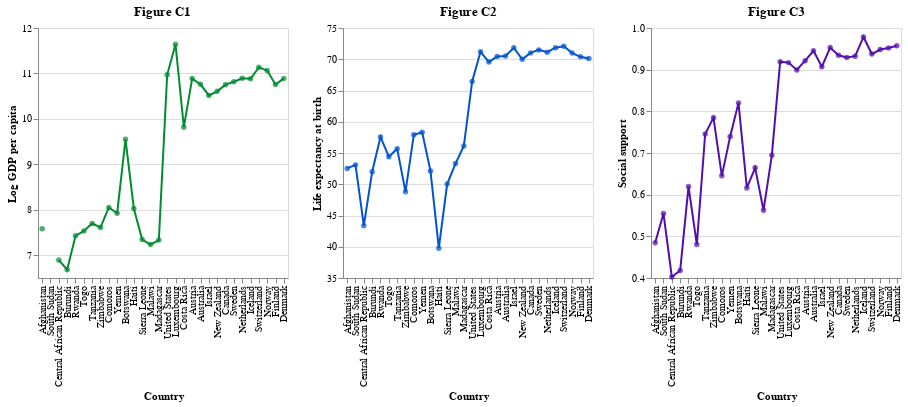

This figure's notebook cell:
### Markdown cell above
By grouping the columns of interest by country, it becomes apparent that there is a clustering of countries with happy and unhappy populations. 12 of the lowest ranking countries by happiness are located in Africa while 10 of the highest ranking countries are located in Europe. We can take a closer look at these countrys' log GDP per capita, life expectancy, and social support levels to further investigate these variables.

### Code cell
# construct first line plot, gdp per capita by country
fig_c1 = alt.Chart(lh_15.reset_index(), title = 'Figure C1').mark_line(color = '#018c30').encode(
    x = alt.X('Country', sort = alt.EncodingSortField(field = 'Happiness rating', 
                                           order = 'ascending')),
    y = alt.Y('Log GDP per capita', scale = alt.Scale(zero=False))
).properties(
    width = 250,
    height = 250
)

points_1 = alt.Chart(lh_15.reset_index(), title = 'Figure C1').mark_circle(color = '#018c30').encode(
    x = alt.X('Country', sort = alt.EncodingSortField(field = 'Happiness rating', 
                                           order = 'ascending')),
    y = alt.Y('Log GDP per capita', scale = alt.Scale(zero=False))
).properties(
    width = 250,
    height = 250
)

# construct second line plot, life expenctancy by country
fig_c2 = alt.Chart(lh_15.reset_index(), title = 'Figure C2').mark_line(color = '#0054d1').encode(
    x = alt.X('Country', sort = alt.EncodingSortField(field = 'Happiness rating', 
                                           order = 'ascending')),
    y = alt.Y('Life expectancy at birth', scale = alt.Scale(zero=False))
).properties(
    width = 250,
    height = 250
)

points_2 = alt.Chart(lh_15.reset_index(), title = 'Figure C2').mark_circle(color = '#0054d1').encode(
    x = alt.X('Country', sort = alt.EncodingSortField(field = 'Happiness rating', 
                                           order = 'ascending')),
    y = alt.Y('Life expectancy at birth', scale = alt.Scale(zero=False))
).properties(
    width = 250,
    height = 250
)

# construct third line plot, social support by country
fig_c3 = alt.Chart(lh_15.reset_index(), title = 'Figure C3').mark_line(color = '#530ead').encode(
    x = alt.X('Country', sort = alt.EncodingSortField(field = 'Happiness rating', 
                                           order = 'ascending')),
    y = alt.Y('Social support', scale = alt.Scale(zero=False))
).properties(
    width = 250,
    height = 250
)

points_3 = alt.Chart(lh_15.reset_index(), title = 'Figure C2').mark_circle(color = '#530ead').encode(
    x = alt.X('Country', sort = alt.EncodingSortField(field = 'Happiness rating', 
                                           order = 'ascending')),
    y = alt.Y('Social support', scale = alt.Scale(zero=False))
).properties(
    width = 250,
    height = 250
)

# display
(fig_c1 + points_1) | (fig_c2 + points_2) | (fig_c3 + points_3)

### Figure 1 — Vega-Lite specification as saved in the notebook (floating-point values rounded to 4 significant figures)
{"$schema": "https://vega.github.io/schema/vega-lite/v4.17.0.json", "config": {"view": {"continuousHeight": 300, "continuousWidth": 400}}, "datasets": {"data-7fe16c236ee78ba7e6de803610a70f1b": [{"Country": "Afghanistan", "Happiness rating": 3.347, "Life expectancy at birth": 52.53, "Log GDP per capita": 7.586, "Social support": 0.4845}, {"Country": "South Sudan", "Happiness rating": 3.402, "Life expectancy at birth": 53.1, "Log GDP per capita": null, "Social support": 0.5548}, {"Country": "Central African Republic", "Happiness rating": 3.515, "Life expectancy at birth": 43.37, "Log GDP per capita": 6.895, "Social support": 0.4024}, {"Country": "Burundi", "Happiness rating": 3.548, "Life expectancy at birth": 52.01, "Log GDP per capita": 6.682, "Social support": 0.4178}, {"Country": "Rwanda", "Happiness rating": 3.654, "Life expectancy at birth": 57.57, "Log GDP per capita": 7.428, "Social support": 0.6194}, {"Country": "Togo", "Happiness rating": 3.661, "Life expectancy at birth": 54.41, "Log GDP per capita": 7.533, "Social support": 0.4805}, {"Country": "Tanzania", "Happiness rating": 3.692, "Life expectancy at birth": 55.69, "Log GDP per capita": 7.699, "Social support": 0.7456}, {"Country": "Zimbabwe", "Happiness rating": 3.805, "Life expectancy at birth": 48.81, "Log GDP per capita": 7.612, "Social support": 0.7848}, {"Country": "Comoros", "Happiness rating": 3.887, "Life expectancy at birth": 57.93, "Log GDP per capita": 8.052, "Social support": 0.6451}, {"Country": "Yemen", "Happiness rating": 3.912, "Life expectancy at birth": 58.31, "Log GDP per capita": 7.925, "Social support": 0.7398}, {"Country": "Botswana", "Happiness rating": 3.953, "Life expectancy at birth": 52.11, "Log GDP per capita": 9.55, "Social support": 0.8203}, {"Country": "Haiti", "Happiness rating": 3.954, "Life expectancy at birth": 39.77, "Log GDP per capita": 8.03, "Social support": 0.6162}, {"Country": "Sierra Leone", "Happiness rating": 3.973, "Life expectancy at birth": 50.04, "Log GDP per capita": 7.346, "Social support": 0.6644}, {"Country": "Malawi", "Happiness rating": 3.975, "Life expectancy at birth": 53.3, "Log GDP per capita": 7.236, "Social support": 0.5625}, {"Country": "Madagascar", "Happiness rating": 3.984, "Life expectancy at birth": 56.13, "Log GDP per capita": 7.334, "Social support": 0.6945}, {"Country": "United States", "Happiness rating": 7.059, "Life expectancy at birth": 66.45, "Log GDP per capita": 10.97, "Social support": 0.9193}, {"Country": "Luxembourg", "Happiness rating": 7.062, "Life expectancy at birth": 71.19, "Log GDP per capita": 11.64, "Social support": 0.9169}, {"Country": "Costa Rica", "Happiness rating": 7.078, "Life expectancy at birth": 69.58, "Log GDP per capita": 9.819, "Social support": 0.8995}, {"Country": "Austria", "Happiness rating": 7.215, "Life expectancy at birth": 70.43, "Log GDP per capita": 10.89, "Social support": 0.9215}, {"Country": "Australia", "Happiness rating": 7.256, "Life expectancy at birth": 70.53, "Log GDP per capita": 10.76, "Social support": 0.9453}, {"Country": "Israel", "Happiness rating": 7.266, "Life expectancy at birth": 71.84, "Log GDP per capita": 10.52, "Social support": 0.9072}, {"Country": "New Zealand", "Happiness rating": 7.279, "Life expectancy at birth": 69.98, "Log GDP per capita": 10.61, "Social support": 0.9529}, {"Country": "Canada", "Happiness rating": 7.324, "Life expectancy at birth": 71.02, "Log GDP per capita": 10.75, "Social support": 0.9346}, {"Country": "Sweden", "Happiness rating": 7.377, "Life expectancy at birth": 71.5, "Log GDP per capita": 10.82, "Social support": 0.9294}, {"Country": "Netherlands", "Happiness rating": 7.452, "Life expectancy at birth": 71.13, "Log GDP per capita": 10.89, "Social support": 0.9323}, {"Country": "Iceland", "Happiness rating": 7.459, "Life expectancy at birth": 71.84, "Log GDP per capita": 10.88, "Social support": 0.9785}, {"Country": "Switzerland", "Happiness rating": 7.475, "Life expectancy at birth": 72.07, "Log GDP per capita": 11.13, "Social support": 0.9376}, {"Country": "Norway", "Happiness rating": 7.482, "Life expectancy at birth": 70.98, "Log GDP per capita": 11.06, "Social support": 0.9483}, {"Country": "Finland", "Happiness rating": 7.619, "Life expectancy at birth": 70.39, "Log GDP per capita": 10.76, "Social support": 0.9521}, {"Country": "Denmark", "Happiness rating": 7.674, "Life expectancy at birth": 70.11, "Log GDP per capita": 10.89, "Social support": 0.9572}]}, "hconcat": [{"layer": [{"data": {"name": "data-7fe16c236ee78ba7e6de803610a70f1b"}, "encoding": {"x": {"field": "Country", "sort": {"field": "Happiness rating", "order": "ascending"}, "type": "nominal"}, "y": {"field": "Log GDP per capita", "scale": {"zero": false}, "type": "quantitative"}}, "height": 250, "mark": {"color": "#018c30", "type": "line"}, "title": "Figure C1", "width": 250}, {"data": {"name": "data-7fe16c236ee78ba7e6de803610a70f1b"}, "encoding": {"x": {"field": "Country", "sort": {"field": "Happiness rating", "order": "ascending"}, "type": "nominal"}, "y": {"field": "Log GDP per capita", "scale": {"zero": false}, "type": "quantitative"}}, "height": 250, "mark": {"color": "#018c30", "type": "circle"}, "title": "Figure C1", "width": 250}]}, {"layer": [{"data": {"name": "data-7fe16c236ee78ba7e6de803610a70f1b"}, "encoding": {"x": {"field": "Country", "sort": {"field": "Happiness rating", "order": "ascending"}, "type": "nominal"}, "y": {"field": "Life expectancy at birth", "scale": {"zero": false}, "type": "quantitative"}}, "height": 250, "mark": {"color": "#0054d1", "type": "line"}, "title": "Figure C2", "width": 250}, {"data": {"name": "data-7fe16c236ee78ba7e6de803610a70f1b"}, "encoding": {"x": {"field": "Country", "sort": {"field": "Happiness rating", "order": "ascending"}, "type": "nominal"}, "y": {"field": "Life expectancy at birth", "scale": {"zero": false}, "type": "quantitative"}}, "height": 250, "mark": {"color": "#0054d1", "type": "circle"}, "title": "Figure C2", "width": 250}]}, {"layer": [{"data": {"name": "data-7fe16c236ee78ba7e6de803610a70f1b"}, "encoding": {"x": {"field": "Country", "sort": {"field": "Happiness rating", "order": "ascending"}, "type": "nominal"}, "y": {"field": "Social support", "scale": {"zero": false}, "type": "quantitative"}}, "height": 250, "mark": {"color": "#530ead", "type": "line"}, "title": "Figure C3", "width": 250}, {"data": {"name": "data-7fe16c236ee78ba7e6de803610a70f1b"}, "encoding": {"x": {"field": "Country", "sort": {"field": "Happiness rating", "order": "ascending"}, "type": "nominal"}, "y": {"field": "Social support", "scale": {"zero": false}, "type": "quantitative"}}, "height": 250, "mark": {"color": "#530ead", "type": "circle"}, "title": "Figure C2", "width": 250}]}]}
